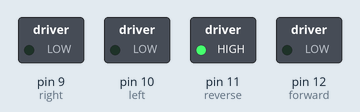
The sketch below on a simulated Arduino Uno, built with avr-gcc and run on an emulated ATmega328P. Parts: switched loads named in the sketch (green lamp = pin HIGH).

Above: at 0.5 s.
At 4.5 s:
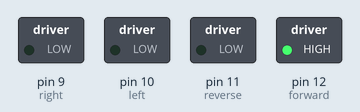
At 9.5 s:
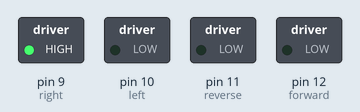
At 12.5 s:
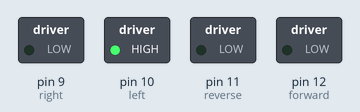
At 14.5 s:
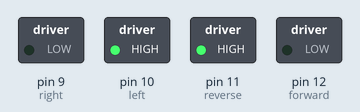
At 16.5 s:
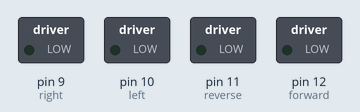
Timing chart, 0 to 18.2 s (numbered marks = the images above):
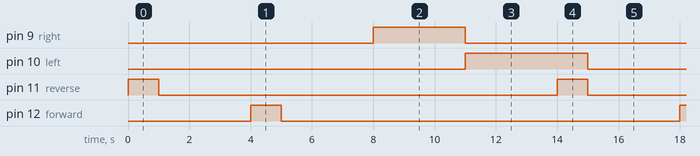

Measured:
- by itself, pin 9 (right): alternates HIGH for 3.0 s and LOW for 11.0 s
- by itself, pin 10 (left): alternates HIGH for 4.0 s and LOW for 10.0 s
- by itself, pin 11 (reverse), pin 12 (forward): alternates HIGH for 1.0 s and LOW for 13.0 s

The sketch:

ArduinoRCCarControl.ino
```cpp
/*
Car Test
Makes the modified RC car go in a figure 8.
Plug the striped white wires into the Arduino pins as
*/
int forward = 12; // forward pin
int reverse = 11; // reverse pin
int left = 10; // left pin
int right = 9; // right pin
// The setup() method runs once, when the sketch starts
void setup() {
// initialize the digital pins as an outputs:
pinMode(forward, OUTPUT);
pinMode(reverse, OUTPUT);
pinMode(left, OUTPUT);
pinMode(right, OUTPUT);
}
void go_forward()
{
digitalWrite(forward,HIGH); // turn forward motor on
digitalWrite(reverse,LOW); // turn revers motor off
}
void go_reverse()
{
digitalWrite(reverse,HIGH); // turn reverse motor on
digitalWrite(forward,LOW); // turn forward notor off
}
void stop_car()
{
digitalWrite(reverse,LOW); // turn revers motor off
digitalWrite(forward,LOW); // turn forward motor off
digitalWrite(left,LOW);
digitalWrite(right,LOW);
}
void go_left()
{
digitalWrite(left,HIGH); // turn left motor on
digitalWrite(right,LOW); // turn right motor off
}
void go_right()
{
digitalWrite(right,HIGH); // turn right motor on
digitalWrite(left,LOW); // tune left motor off
}
// the loop() method runs over and over again,
// as long as the Arduino has power
void loop()
{go_reverse();
delay(1000);
stop_car();
delay(3000);
go_forward();
delay(1000);
stop_car();
delay(3000);
go_right();
delay(3000);
go_left();
delay(3000);
}
```
